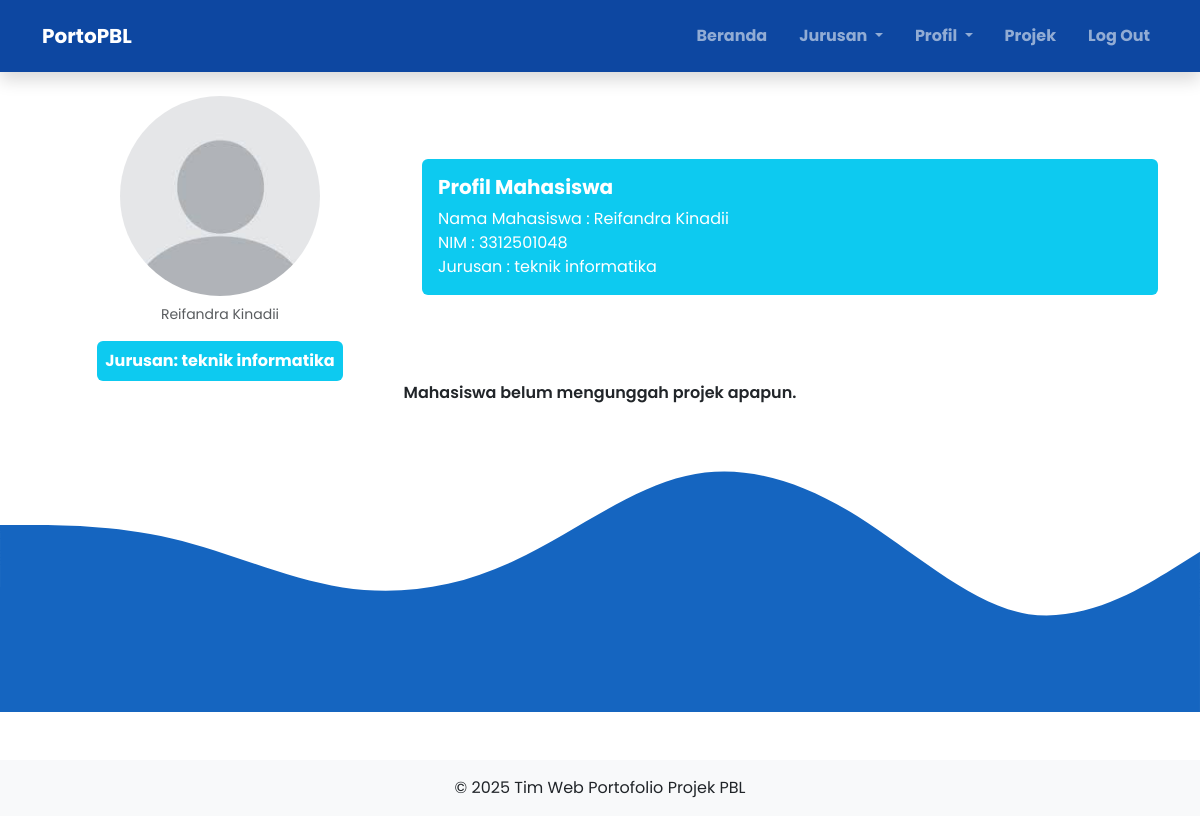
The page /mahasiswa/lihat_profil_mhs.php?id=3 (signed in) on the database its author committed.
### tables this page shows
CREATE TABLE `users` (
  `id` int(11) NOT NULL,
  `nama` varchar(100) NOT NULL,
  `username` varchar(255) NOT NULL,
  `password` varchar(255) NOT NULL,
  `foto_profil` varchar(255) DEFAULT NULL,
  `jurusan` enum('teknik mesin','teknik informatika','teknik elektro','manajemen bisnis') DEFAULT NULL,
  `role` enum('mahasiswa','dosen','admin') NOT NULL
);

### mahasiswa/lihat_profil_mhs.php (the view, shortened to what this page needs)
<?php
include '../koneksi.php';
$user_id = $_GET['id'];
$query_user = "SELECT * FROM users WHERE id = '$user_id'";
$result_user = mysqli_query($koneksi, $query_user);
$user = mysqli_fetch_assoc($result_user);
$foto = !empty($user['foto_profil']) ? $user['foto_profil'] : '../tim/profil-kosong.jpeg';
$query_projek = "SELECT * FROM projek WHERE user_id = '$user_id'";
$result_projek = mysqli_query($koneksi, $query_projek);
?>
<!DOCTYPE html>
<html lang="en">
<head>
  <link
  rel="stylesheet"
  href="https://cdnjs.cloudflare.com/ajax/libs/font-awesome/6.5.1/css/all.min.css"
/>
  <link rel="stylesheet" href="../css/bootstrap.min.css">
  <link rel="stylesheet" href="../styles.css" type="text/css">
</head>
<body>
  <?php include '../layouts/navbar_mhs.php'; ?>
  <div class="container py-4 mt-5 pt-5">
  <div class="row align-items-center">
    <div class="col-md-4 text-center">
      <div class="ratio ratio-1x1 rounded-circle overflow-hidden mx-auto mb-2" style="width: 200px;">
        <img src="<?= $foto ?>" alt="Foto Mahasiswa" class="w-100 h-100" style="object-fit: cover;">
      </div>
      <small class="d-block mb-3 text-muted">
  <?= htmlspecialchars($user['nama']) ?>
</small>
<div class="bg-info p-2 rounded d-inline-block">
  <strong class="text-white">
    Jurusan: <?= htmlspecialchars($user['jurusan'] ?: 'Belum Diatur') ?>
  </strong>
</div>
</div>
   <div class="col-md-8">
      <div class="bg-info p-3 rounded mb-4">
        <h5 class="fw-bold text-white">Profil Mahasiswa</h5>
        <p class="mb-0 text-white">Nama Mahasiswa : <?= $user['nama']; ?></p>
        <p class="mb-0 text-white">NIM : <?= $user['username']; ?></p>
        <p class="mb-0 text-white">Jurusan : <?= $user['jurusan']; ?></p>
      </div>
    </div>
</div>
 <?php if(mysqli_num_rows($result_projek) > 0) : ?>
    <?php while ($projek = mysqli_fetch_assoc($result_projek)): ?>
<div class="bg-info p-4 rounded mt-4">
  <h5 class="fw-bold mb-3 text-center text-white">Proyek</h5>
        <div class="mb-3">
          <label class="form-label fw-semibold text-white">Judul Proyek</label>
          <div class="form-control bg-light">
            <?= htmlspecialchars($projek['judul']) ?>
          </div>
        </div>
        <div class="mb-4">
          <label class="form-label fw-semibold text-white">Deskripsi Proyek</label>
          <div class="form-control bg-light" style="min-height: 100px;">
            <?= htmlspecialchars($projek['deskripsi']) ?>
          </div>
        </div>
        <div class="row g-3">
          <div class="col-md-6">
            <div class="bg-light border border-dark-subtle p-3 text-center rounded">
              <span class="fw-semibold text-muted">Video</span>
              <?php if (!empty($projek['link'])): ?>
                <div class="ratio ratio-16x9 mt-2">
                  <iframe src="<?= htmlspecialchars($projek['link']) ?>" allowfullscreen></iframe>
                </div>
              <?php endif; ?>
            </div>
          </div>
          <div class="col-md-6">
            <div class="bg-light border border-dark-subtle p-3 text-center rounded">
              <span class="fw-semibold text-muted">Foto</span><br>
              <?php if (!empty($projek['gambar_projek'])): ?>
                <img src="../asset/uploads/<?= htmlspecialchars($projek['gambar_projek']) ?>"
                     class="img-fluid rounded mt-2">
              <?php endif; ?>
            </div>
          </div>
        </div>
</div>
<?php endwhile; ?>
<?php else: ?>
      <p class="text-center fw-semibold">Mahasiswa belum mengunggah projek apapun.</p>
<?php endif; ?>
</div>
  <img src="../asset/wave-dark-blue.svg">
  <footer class="text-center py-3 bg-light mt-5">
    &copy; <span>2025</span> Tim Web Portofolio Projek PBL
  </footer>
</body>
</html>

### styles.css (style rules this page uses)
body { font-family: 'Poppins','Sans-serif'; }

### rows shown on the page
users: nama "Reifandra Kinadii", jurusan "teknik informatika", username "3312501048"
